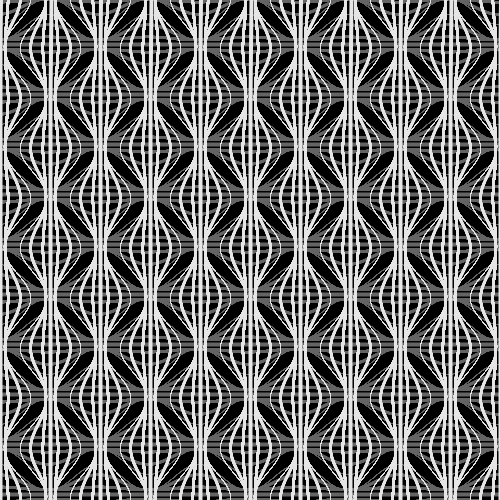
Frame 1 (no input)
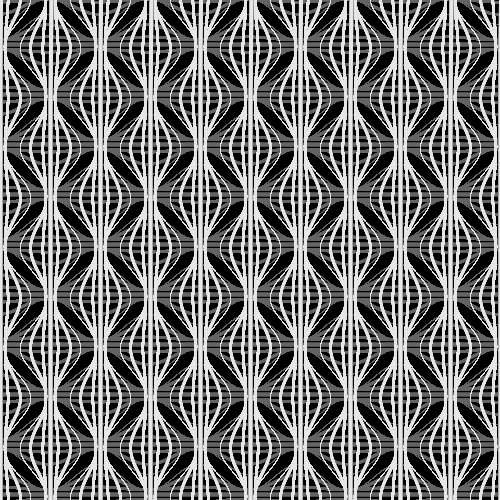
Frame 2 (the mouse pressed at the canvas centre, redrawn once)

The Processing sketch that drew these frames (run headless with seeded random() and noise(); the mouse was pressed at the canvas centre and the sketch redrawn once):

// Processing sketch: processing_108518
// ── processing_108518.pde

void setup(){
  size(500,500);
  smooth();
  noFill();
  background(0);
  noLoop();
}

void drawBottom(int n,int t,color fill){
  float x;
  float dy;
  float y=55;
  int w=10;
  //stroke(complement[int(random(1,5))]);
  stroke(fill);
  strokeWeight(t);
  for(x=0; x<100; x+=0.1){
      dy = sin(x*0.65/w)/n;
      y+=dy;
      line(x, y, x, y);
  }
}

void drawMiddle(color fill){
  //stroke(complement[int(random(1,5))]);
  stroke(fill);
  strokeWeight(4);
  line(0,50,100,50);
}

void drawTop(int n,int t,color fill){
  float x;
  float dy;
  float y=46;
  int w=10;
  strokeWeight(t);
  //stroke(complement[int(random(1,5))]);
  stroke(fill);
  for(x=0; x<100; x+=0.1){
      dy = -1*(sin(x*0.65/w)/n);
      y+=dy;
      line(x, y, x, y);
  }
}

void drawBlock(color fill){
  drawMiddle(fill);
  drawTop(12,1,fill);
  drawTop(20,2,fill);
  drawTop(100,3,fill);
  drawBottom(12,1,fill);
  drawBottom(20,2,fill);
  drawBottom(100,3,fill);
}

void drawLine(color fill){
  for(int i=0; i<=width; i+=100) {
    pushMatrix();
    translate(i,0);
    drawBlock(fill);
    popMatrix();
  }
}

void drawUp(color fill) {
  pushMatrix();
  translate(-50,-50);
  drawLine(fill);
  popMatrix();
}

void drawHorizontal(color fill) {
  for (int i=0; i<=height; i+=100){
    pushMatrix();
    translate(0,-6+i);
    drawUp(fill);
    drawLine(fill);
    popMatrix();
  }
}

void draw() {
  drawHorizontal(100);
  pushMatrix();
  translate(width-5,0);
  rotate(PI/2);
  drawHorizontal(230);
  popMatrix();
}
